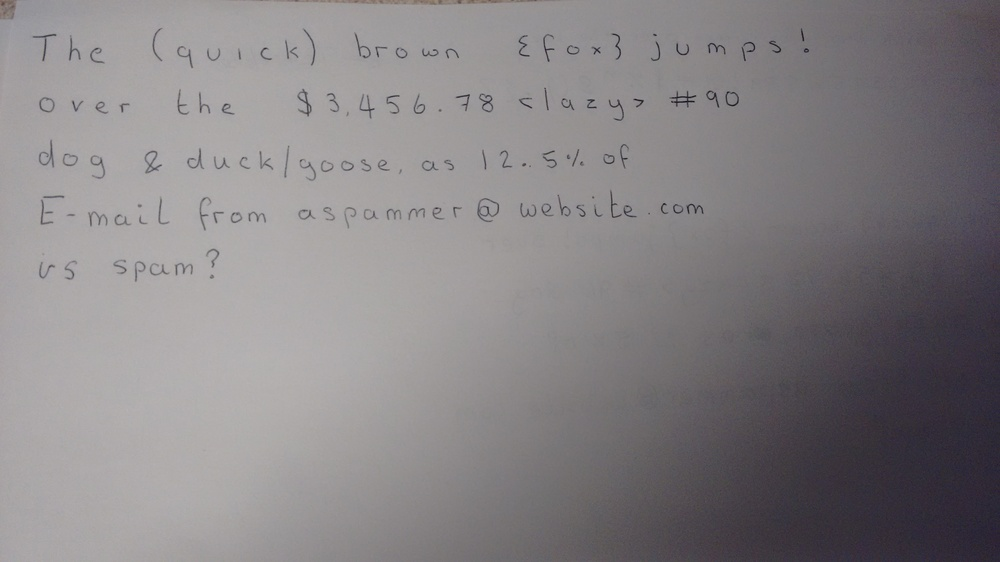
#> input picture tesseract_training_data/eng.ryan.exp0a.jpg, 1000 x 562 px, shrunk from 3264 x 1836 before the run
$ python binarise.py ../eng.ryan.exp0a.jpg   (older library calls are emulated)
#> lines starting #> are read from the running program, lines starting #| are printed output that depends on the picture; after the words box and inside, x2 and y2 are one past the last pixel; in counts of white or black regions, pixels touching at a corner belong together
import cv2
import numpy as np
import copy
import sys
import os

# REFERENCE Ideas considered from, but changed it to match the lines of my own text  http://stackoverflow.com/questions/10196198/how-to-remove-convexity-defects-in-a-sudoku-square

# Excellent resource for extracting lines from music notes. Have been using as a template and how to consider my own line extraction. http://docs.opencv.org/trunk/d1/dee/tutorial_moprh_lines_detection.html#gsc.tab=0
img = cv2.imread(sys.argv[1],0)
#> img: shape (562, 1000); min 18, max 180, mean 131.8

#ret3,thresh7 = cv2.threshold(img,0,255,cv2.THRESH_BINARY+cv2.THRESH_OTSU)

img = cv2.medianBlur(img, 7)
thresh7 = cv2.adaptiveThreshold(img, 255, cv2.ADAPTIVE_THRESH_GAUSSIAN_C,cv2.THRESH_BINARY_INV, 15, 2)
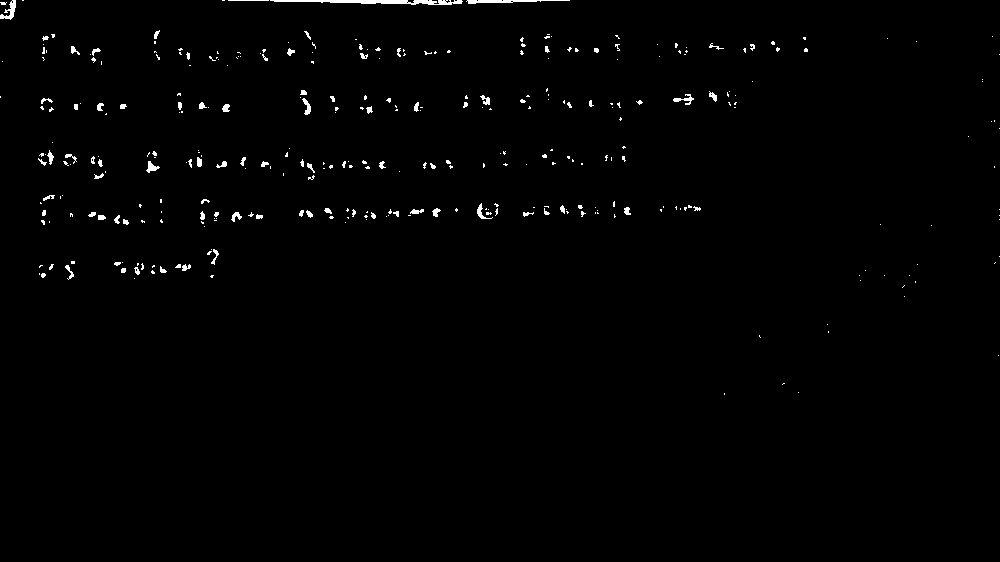
#> thresh7: shape (562, 1000); 0.9% white; 340 white regions (259 under 20 px), largest, box (x1, y1, x2, y2) and area: (270, 0, 463, 5) 591, (466, 0, 570, 4) 223, (0, 0, 16, 20) 140
#kernel = np.ones((3,3),np.uint8)
#thresh7 = cv2.erode(thresh7,kernel,iterations = 1)


lines = thresh7.copy()
words = thresh7.copy()

rows, cols = lines.shape
#> rows = 562; cols = 1000

kernel = cv2.getStructuringElement(cv2.MORPH_RECT, (75,1))


lines = cv2.erode(lines,kernel,iterations = 1)
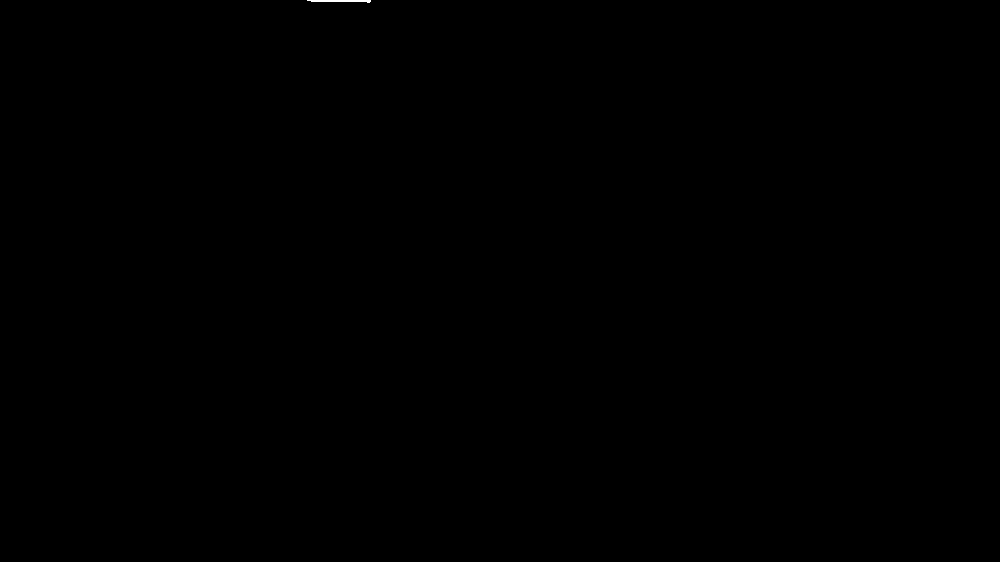
#> lines: shape (562, 1000); 0.02% white; 1 white region, box (x1, y1, x2, y2) and area: (307, 0, 371, 3) 127
lines = cv2.dilate(lines,kernel,iterations = 1)
#> lines: shape (562, 1000); 0.06% white; 1 white region, box (x1, y1, x2, y2) and area: (270, 0, 408, 3) 349
# SURELY THAT'S JUST DILATING AGAIN?
close = cv2.morphologyEx(lines,cv2.MORPH_DILATE,kernel)
#> close: shape (562, 1000); 0.1% white; 1 white region, box (x1, y1, x2, y2) and area: (233, 0, 445, 3) 571


thresh7[np.where(close == 255)] = 0
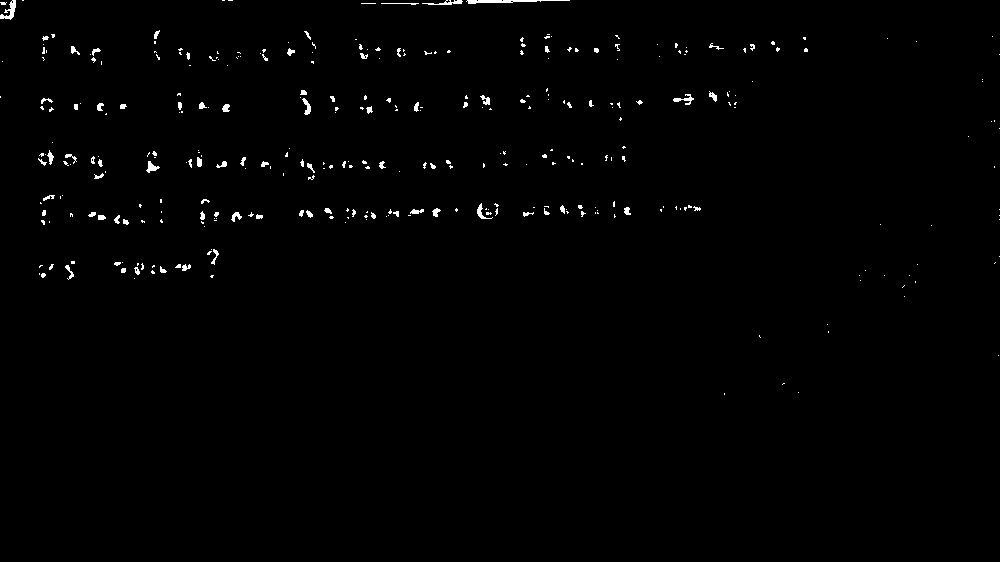
#> thresh7: shape (562, 1000); 0.82% white; 342 white regions (261 under 20 px), largest, box (x1, y1, x2, y2) and area: (466, 0, 570, 4) 223, (0, 0, 16, 20) 140, (422, 0, 463, 5) 96

mask = np.zeros((rows,cols),np.uint8)
mask[np.where(thresh7 == 0)] = 255

kernel = np.ones((3,3),np.uint8)
mask = cv2.dilate(mask,kernel,iterations = 1)


# Reference, updated OpenCV meant that there ws an issue unpacking the variables. http://stackoverflow.com/questions/25504964/opencv-python-valueerror-too-many-values-to-unpack
# here with the tests and script
_, contours, _ = cv2.findContours(mask, cv2.RETR_TREE, cv2.CHAIN_APPROX_SIMPLE)

cv2.drawContours(mask,contours,-1,(255,0,0),thickness=cv2.FILLED)

kernel = np.ones((7,7),np.uint8)
mask = cv2.erode(mask,kernel,iterations = 1)


cv2.imshow("im", mask)
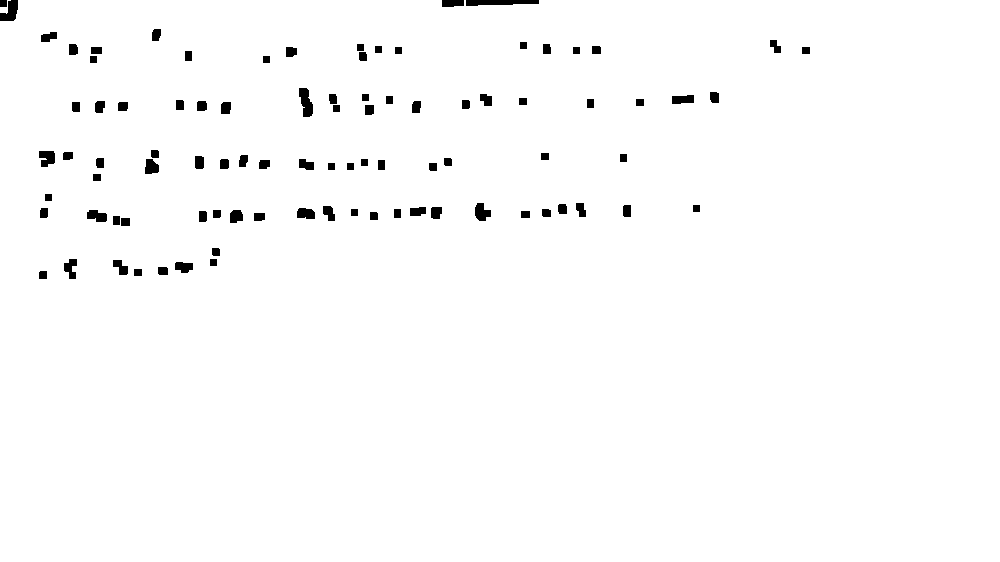
#> window 'im': shape (562, 1000); 98.5% white; 92 black regions, largest, box (x1, y1, x2, y2) and area: (466, 0, 539, 6) 351, (299, 88, 313, 117) 276, (0, 0, 18, 21) 249
cv2.waitKey(0)
cv2.destroyAllWindows()


filename, file_extension = os.path.splitext(sys.argv[1])

image_path = filename + ".tiff"

cv2.imwrite(image_path, mask)


"""
kernel = np.ones((3,3),np.uint8)
thresh7 = cv2.erode(thresh7,kernel,iterations = 1)

thresh7 = cv2.medianBlur(thresh7,1,0)


# [8 lines of commented-out code are left out]

kernel = np.ones((3,3),np.uint8)


# OpenCV library tutorials
hsv = cv2.erode(hsv,kernel,iterations = 1)


#OpenCV library tutorials
mask_black = cv2.inRange(hsv, lower_black, upper_black)


# Zeros Adapted from http://stackoverflow.com/questions/16235955/create-a-multichannel-zeros-mat-in-python-with-cv2
mask = np.zeros((height,width),np.uint8)

# Found a better way than itterating over the whole pixels http://stackoverflow.com/questions/30331944/finding-red-color-using-python-opencv
mask[np.where(mask_black == 0)] = 255

kernel = np.ones((1,1),np.uint8)

mask = cv2.dilate(mask,kernel,iterations = 1)

thresh7 = cv2.medianBlur(mask,3,0)

# [18 lines of commented-out code are left out]


thresh7 = cv2.morphologyEx(thresh7, cv2.MORPH_OPEN, kernel)


"""
